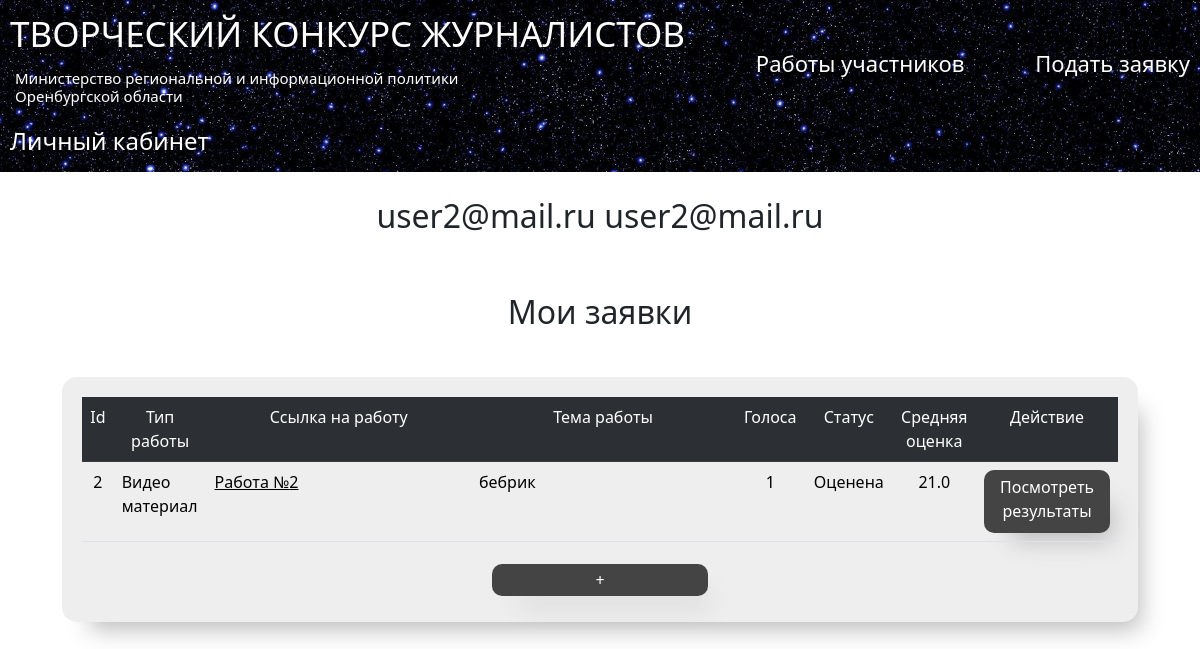
Page /cabinet (signed in) on the earlier database version.
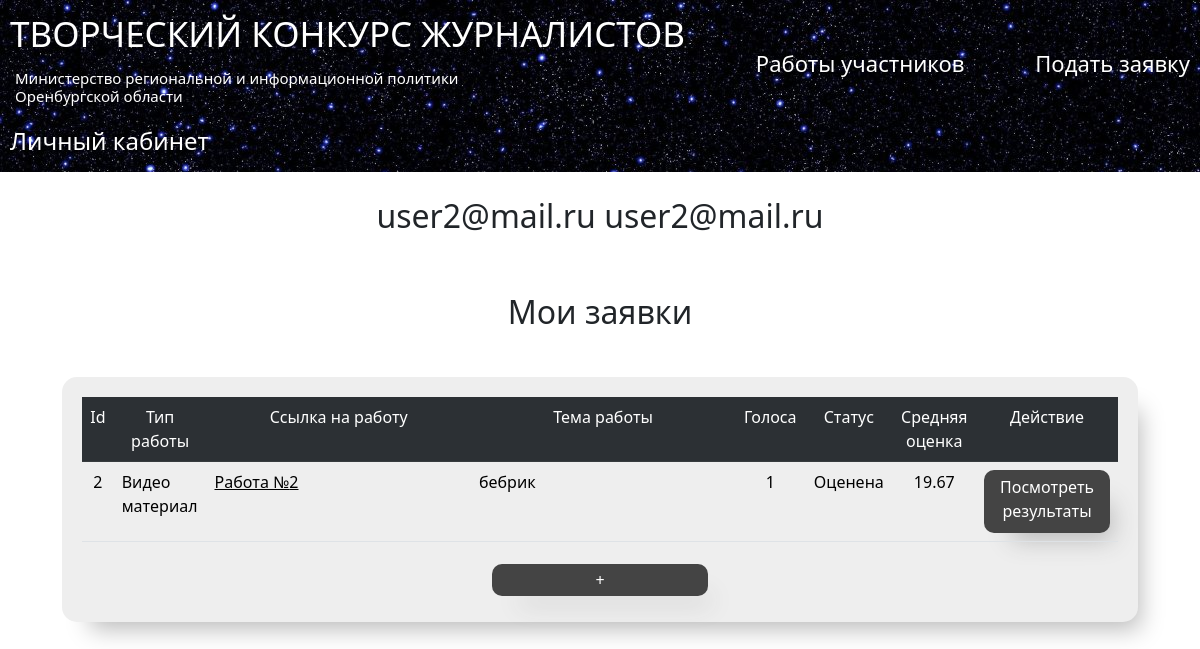
Same page on the later database version.
### data/proposals.py (models this page shows, shortened)
class Proposal(SqlAlchemyBase, UserMixin, SerializerMixin):
    __tablename__ = 'proposal'
    id = sqlalchemy.Column(sqlalchemy.Integer,
                           primary_key=True, autoincrement=True)
    type = sqlalchemy.Column(sqlalchemy.String, nullable=True)
    file = sqlalchemy.Column(sqlalchemy.String, nullable=True)
    evaluation = sqlalchemy.Column(sqlalchemy.String, nullable=True)
    lowering_criteria = sqlalchemy.Column(sqlalchemy.String, nullable=True)
    status = sqlalchemy.Column(sqlalchemy.String, nullable=True)
    likes = sqlalchemy.Column(sqlalchemy.Integer, nullable=True)
    user_data = sqlalchemy.Column(sqlalchemy.String, nullable=True)
    experts_rates = sqlalchemy.Column(sqlalchemy.String, nullable=True)
    @property
    def theme(self):
        return self.user_data_dict.get("theme")
    @property
    def evaluation_dict(self):
        return json.loads(self.evaluation)
    @property
    def user_data_dict(self):
        return json.loads(self.user_data)
    @property
    def experts_list(self):
        return json.loads(self.experts_rates)["expert_ids"]
    @property
    def lowering_criteria_dict(self):
        return json.loads(self.lowering_criteria)
    @property
    def rated_at_least_one(self):
        return len(self.experts_list) >= 1
    @property
    def average_score(self):
        sum = 0
        for score in self.merge_ratings:
            sum += score[3]
        return round(sum / len(self.merge_ratings),2)
    @property
    def merge_ratings(self):
        ratings = self.evaluation_dict["ratings"]
        lowering_ratings = self.lowering_criteria_dict["ratings"]
        merged_ratings = []
        for index in range(len(ratings)):
            merged_ratings.append((ratings[index],lowering_ratings[index],ratings[index]["expert"],
                                   sum(list(ratings[index].values())[:-1]) \
                                   - sum(list(lowering_ratings[index].values())[:-1])))
        return merged_ratings

### main.py (the view)
@app.route('/cabinet', methods=['GET', 'POST'])
@login_required
def cabinet():
    db_sess = db_session.create_session()
    my_proposals_ids = current_user.proposals_list
    my_proposals = []
    for proposal_id in my_proposals_ids:
        my_proposals.append(db_sess.query(Proposal).filter(Proposal.id == proposal_id).first())
    return render_template('cabinet.html',
                           stage=competition_stage,
                           proposals=my_proposals,
                           is_empty=len(my_proposals)==0)

### data/db_session.py (called while the page is built)
def create_session() -> Session:
    global __factory
    return __factory()

### data/users.py (called while the page is built)
    @property
    def proposals_list(self):
        return json.loads(self.proposals)['proposals']

### main.py (called while the page is built)
@login_manager.user_loader
def load_user(user_id):  # find user in database
    db_sess = db_session.create_session()
    return db_sess.query(User).get(user_id)

### templates/cabinet.html (shortened to what this page needs)
{% extends "base.html" %}
{% block content %}
{% set TYPES  = {"text": "Текстовая работа", "video": "Видео материал"} %}
<h2 align="center" style = "padding: 25px">{{current_user.name}} {{current_user.surname}}</h2>
<h2 align="center" style = "padding: 25px">Мои заявки</h2>
{% if not is_empty%}
<div class="table_container panel_news">
     <table class="table table-striped table-hover">
        <tr class="my_row">
            <td class="table-dark" width="2%" bgcolor="#dddddd" align="center">Id</td>
            <td class="table-dark" width="5%" bgcolor="#dddddd" align="center">Тип работы</td>
            <td class="table-dark" width="25%" bgcolor="#dddddd" align="center">Ссылка на работу</td>
            <td class="table-dark" width="25%" bgcolor="#dddddd" align="center">Тема работы</td>
            <td class="table-dark" width="6%" bgcolor="#dddddd" align="center">Голоса</td>
            <td class="table-dark" width="6%" bgcolor="#dddddd" align="center">Статус</td>
            <td class="table-dark" width="6%" bgcolor="#dddddd" align="center">Средняя оценка</td>
            <td class="table-dark" width="8%" bgcolor="#dddddd" align="center">Действие</td>
        </tr>
        {% for proposal in proposals %}
                {%  set color = "#d0daed" %}
                {% set text_color = "#000" %}
        <tr class="my_row">
            <td class="ordinary" bgcolor ={{color}} align="center" style="color:{{text_color}}">{{ proposal.id }}</td>
            <td class="ordinary" bgcolor ={{color}} style="color:{{text_color}}">{{ TYPES[proposal.type] }}</td>
            <td><a class="anchor" href="{{proposal.file}}">Работа №{{ proposal.id }}</a></td>
            <td class="ordinary" bgcolor ={{color}} style="color:{{text_color}}">{{ proposal.theme }}</td>
            <td class="ordinary" bgcolor ={{color}} align="center" style="color:{{text_color}}">{{ proposal.likes }}</td>
            <td class="ordinary" bgcolor ={{color}} align="center" style="color:{{text_color}}">{{ STATUSES[proposal.status] }}</td>
            <td class="ordinary" bgcolor ={{color}} align="center" style="color:{{text_color}}">
                {% if proposal.rated_at_least_one%}
                <div>    {{proposal.average_score}}</div>
                {% else%}
                <div> Не оценена</div>
                {% endif %}
            </td>
            <td class="ordinary" bgcolor ={{color}} align="center" style="color:{{text_color}}">
                {% if proposal.rated_at_least_one%}
                <div class="btn_dark">       <a href="/proposals/view/{{ proposal.id }}" style = "text-decoration : none; color: #ffffff" >Посмотреть результаты</a>
                </div>
                {% else %}
                <div>   Еще не один эксперт не проверил работу
                </div>
                {% endif %}
            </td>
        </tr>
        {% endfor %}
    </table>
    <div align="center" style="padding: 10px 0px">
                    <a align="center" href="/add_proposal " class="btn_dark" style="padding: .5% 10%" >+</a>
                </div>
</div>
{% endif%}
{% endblock %}

Differences in the rows shown:
changed Proposal "Видео материал": average_score "21.0" → "19.67"
